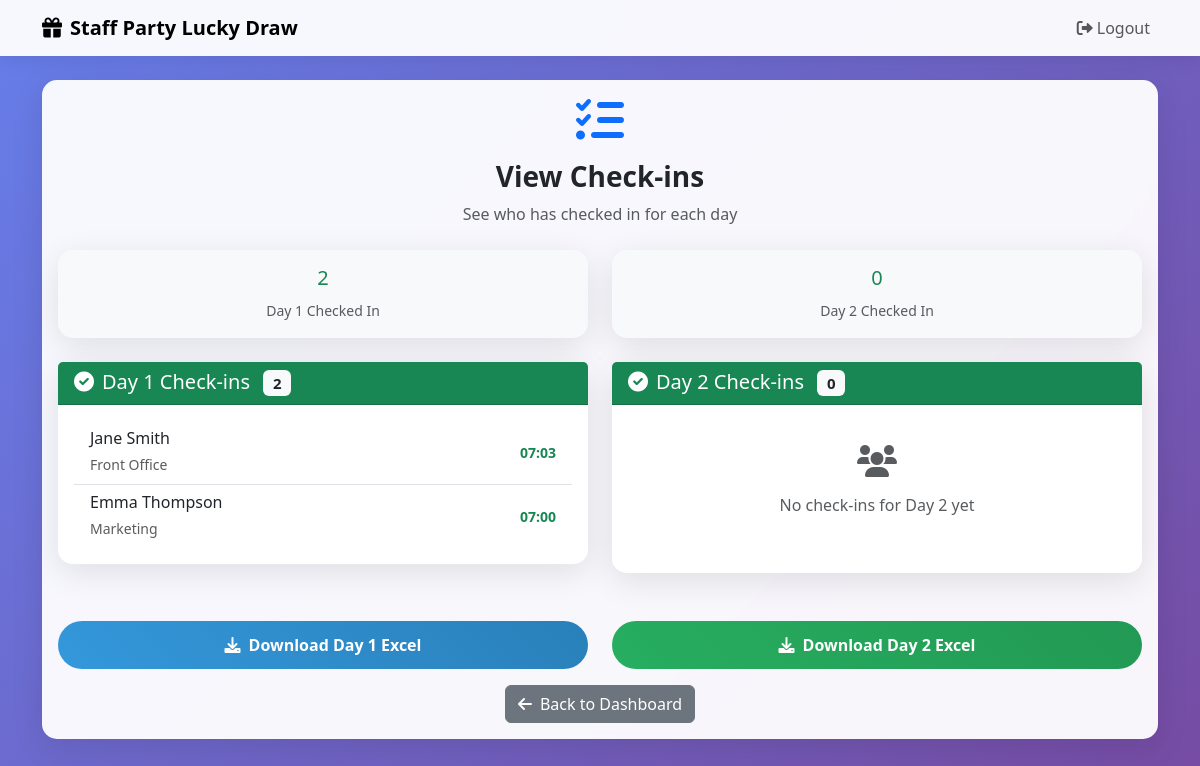
Page /view-checkins/ (signed in) on the earlier database version.
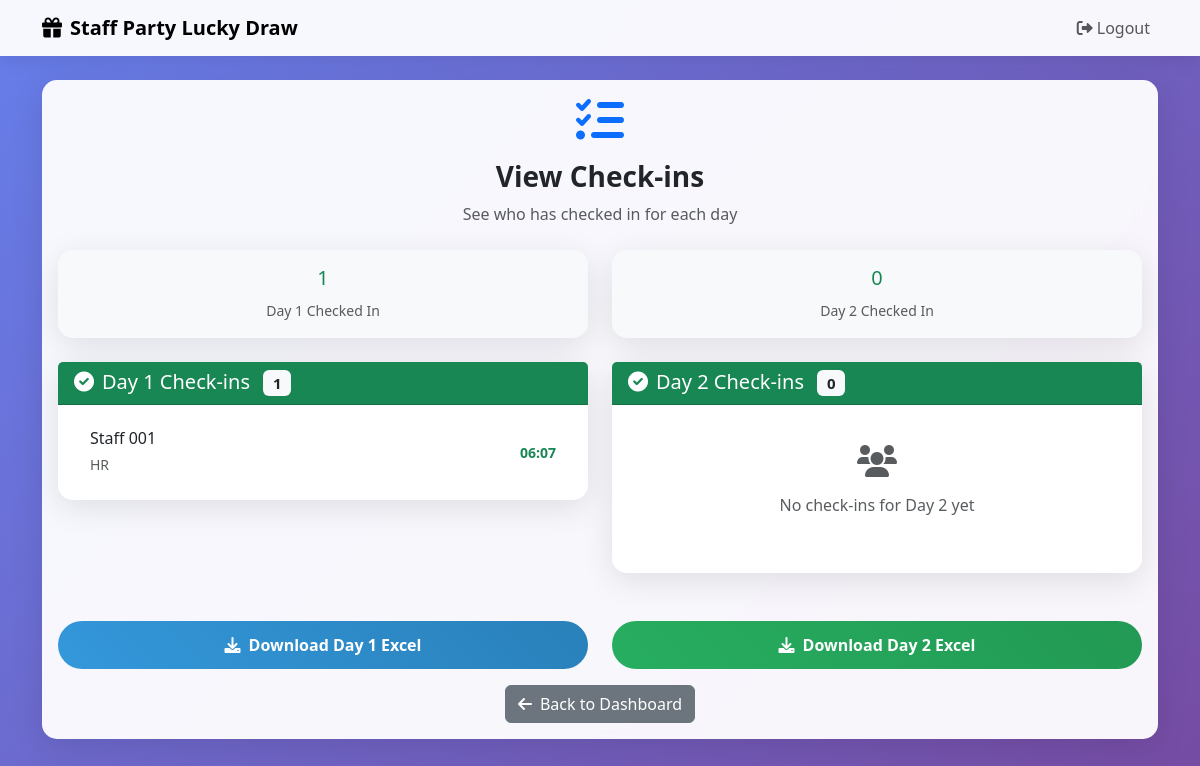
Same page on the later database version.
### lucky_draw/models.py (models this page shows, shortened)
class CheckIn(models.Model):
    staff = models.ForeignKey(Staff, on_delete=models.CASCADE)
    day = models.IntegerField(choices=[(1, 'Day 1'), (2, 'Day 2')])
    checked_in_at = models.DateTimeField(auto_now_add=True)
    class Meta:
        unique_together = ['staff', 'day']  # Prevent duplicate check-ins

class Staff(models.Model):
    name = models.CharField(max_length=200)
    department = models.CharField(max_length=100)
    day_1 = models.IntegerField(choices=[(1, 'Day 1'), (2, 'Day 2')], default=1)
    created_at = models.DateTimeField(auto_now_add=True)

### lucky_draw/views.py (the view)
# urls.py: path('view-checkins/', views.view_checkins, name='view_checkins'),
@login_required
def view_checkins(request):
    day1_checkins = CheckIn.objects.filter(day=1).select_related('staff').order_by('-checked_in_at')
    day2_checkins = CheckIn.objects.filter(day=2).select_related('staff').order_by('-checked_in_at')
    context = {
        'day1_checkins': day1_checkins,
        'day2_checkins': day2_checkins,
    }
    return render(request, 'lucky_draw/view_checkins.html', context)

### lucky_draw/templates/lucky_draw/view_checkins.html (shortened to what this page needs)
{% extends 'lucky_draw/base.html' %}
{% block content %}
<div class="container">
    <div class="row">
        <div class="col-12">
            <div class="card">
                <div class="card-body">
                    <div class="text-center mb-4">
                        <i class="fas fa-list-check fa-3x text-primary mb-3"></i>
                        <h3 class="fw-bold">View Check-ins</h3>
                        <p class="text-muted">See who has checked in for each day</p>
                        <div class="row mt-4">
                            <div class="col-md-6">
                                <div class="card bg-light">
                                    <div class="card-body text-center">
                                        <h5 class="text-success">{{ day1_checkins|length }}</h5>
                                        <small class="text-muted">Day 1 Checked In</small>
                                    </div>
                                </div>
                            </div>
                            <div class="col-md-6">
                                <div class="card bg-light">
                                    <div class="card-body text-center">
                                        <h5 class="text-success">{{ day2_checkins|length }}</h5>
                                        <small class="text-muted">Day 2 Checked In</small>
                                    </div>
                                </div>
                            </div>
                        </div>
                    </div>
                    <div class="row">
                        <div class="col-md-6 mb-4">
                            <div class="card border-success">
                                <div class="card-header bg-success text-white">
                                    <h5 class="mb-0">
                                        <i class="fas fa-check-circle me-2"></i>Day 1 Check-ins
                                        <span class="badge bg-light text-dark ms-2">{{ day1_checkins|length }}</span>
                                    </h5>
                                </div>
                                <div class="card-body">
                                    {% if day1_checkins %}
                                        <div class="list-group list-group-flush">
                                            {% for checkin in day1_checkins %}
                                                <div class="list-group-item d-flex justify-content-between align-items-center">
                                                    <div>
                                                        <h6 class="mb-1">{{ checkin.staff.name }}</h6>
                                                        <small class="text-muted">{{ checkin.staff.department }}</small>
                                                    </div>
                                                    <small class="text-success fw-bold">
                                                        {{ checkin.checked_in_at|date:"H:i" }}
                                                    </small>
                                                </div>
                                            {% endfor %}
                                        </div>
                                    {% else %}
                                        <div class="text-center py-4">
                                            <i class="fas fa-users fa-2x text-muted mb-3"></i>
                                            <p class="text-muted">No check-ins for Day 1 yet</p>
                                        </div>
                                    {% endif %}
                                </div>
                            </div>
                        </div>
                        <div class="col-md-6 mb-4">
                            <div class="card border-success">
                                <div class="card-header bg-success text-white">
                                    <h5 class="mb-0">
                                        <i class="fas fa-check-circle me-2"></i>Day 2 Check-ins
                                        <span class="badge bg-light text-dark ms-2">{{ day2_checkins|length }}</span>
                                    </h5>
                                </div>
                                <div class="card-body">
                                    {% if day2_checkins %}
                                        <div class="list-group list-group-flush">
                                            {% for checkin in day2_checkins %}
                                                <div class="list-group-item d-flex justify-content-between align-items-center">
                                                    <div>
                                                        <h6 class="mb-1">{{ checkin.staff.name }}</h6>
                                                        <small class="text-muted">{{ checkin.staff.department }}</small>
                                                    </div>
                                                    <small class="text-success fw-bold">
                                                        {{ checkin.checked_in_at|date:"H:i" }}
                                                    </small>
                                                </div>
                                            {% endfor %}
                                        </div>
                                    {% else %}
                                        <div class="text-center py-4">
                                            <i class="fas fa-users fa-2x text-muted mb-3"></i>
                                            <p class="text-muted">No check-ins for Day 2 yet</p>
                                        </div>
                                    {% endif %}
                                </div>
                            </div>
                        </div>
                    </div>
                    <div class="text-center mt-4">
                        <div class="row">
                            <div class="col-md-6">
                                <a href="{% url 'download_day1_excel' %}" class="btn btn-primary w-100">
                                    <i class="fas fa-download me-2"></i>Download Day 1 Excel
                                </a>
                            </div>
                            <div class="col-md-6">
                                <a href="{% url 'download_day2_excel' %}" class="btn btn-success w-100">
                                    <i class="fas fa-download me-2"></i>Download Day 2 Excel
                                </a>
                            </div>
                        </div>
                        <div class="mt-3">
                            <a href="{% url 'dashboard' %}" class="btn btn-secondary">
                                <i class="fas fa-arrow-left me-2"></i>Back to Dashboard
                            </a>
                        </div>
                    </div>
                </div>
            </div>
        </div>
    </div>
</div>
{% endblock %}

### lucky_draw/templates/lucky_draw/base.html (shortened to what this page needs)
<!DOCTYPE html>
<html lang="en">
<head>
    <link href="https://cdn.jsdelivr.net/npm/bootstrap@5.3.0/dist/css/bootstrap.min.css" rel="stylesheet">
    <link href="https://cdnjs.cloudflare.com/ajax/libs/font-awesome/6.0.0/css/all.min.css" rel="stylesheet">
</head>
<body>
    {% if user.is_authenticated %}
    <nav class="navbar navbar-expand-lg navbar-light">
        <div class="container">
            <a class="navbar-brand fw-bold" href="{% url 'dashboard' %}">
                <i class="fas fa-gift me-2"></i>Staff Party Lucky Draw
            </a>
            <div class="navbar-nav ms-auto">
                <a class="nav-link" href="{% url 'logout' %}">
                    <i class="fas fa-sign-out-alt me-1"></i>Logout
                </a>
            </div>
        </div>
    </nav>
    {% endif %}
    <div class="container-fluid py-4">
        {% block content %}{% endblock %}
    </div>
</body>
</html>

### lucky_draw/templates/lucky_draw/base.html (style rules this page uses)
:root { --primary-color: #2c3e50; --secondary-color: #3498db; --accent-color: #e74c3c; --success-color: #27ae60; --warning-color: #f39c12; }
body { background: linear-gradient(135deg, #667eea 0%, #764ba2 100%); min-height: 100vh; font-family: 'Segoe UI', Tahoma, Geneva, Verdana, sans-serif; }
.navbar { background: rgba(255, 255, 255, 0.95) !important; backdrop-filter: blur(10px); box-shadow: 0 2px 20px rgba(0, 0, 0, 0.1); }
.card { background: rgba(255, 255, 255, 0.95); backdrop-filter: blur(10px); border: none; border-radius: 15px; box-shadow: 0 8px 32px rgba(0, 0, 0, 0.1); transition: transform 0.3s ease, box-shadow 0.3s ease; }
.btn-primary { background: linear-gradient(45deg, var(--secondary-color), #2980b9); border: none; border-radius: 25px; padding: 12px 30px; font-weight: 600; transition: all 0.3s ease; }
.btn-success { background: linear-gradient(45deg, var(--success-color), #229954); border: none; border-radius: 25px; padding: 12px 30px; font-weight: 600; }

Differences in the rows shown:
removed CheckIn: staff.name "Jane Smith", staff.department "Front Office", checked_in_at "07:03"
removed CheckIn: staff.name "Emma Thompson", staff.department "Marketing", checked_in_at "07:00"
added CheckIn: staff.name "Staff 001", staff.department "HR", checked_in_at "06:07"
Other differences:
{{ day1_checkins|length }}: "2" → "1"
